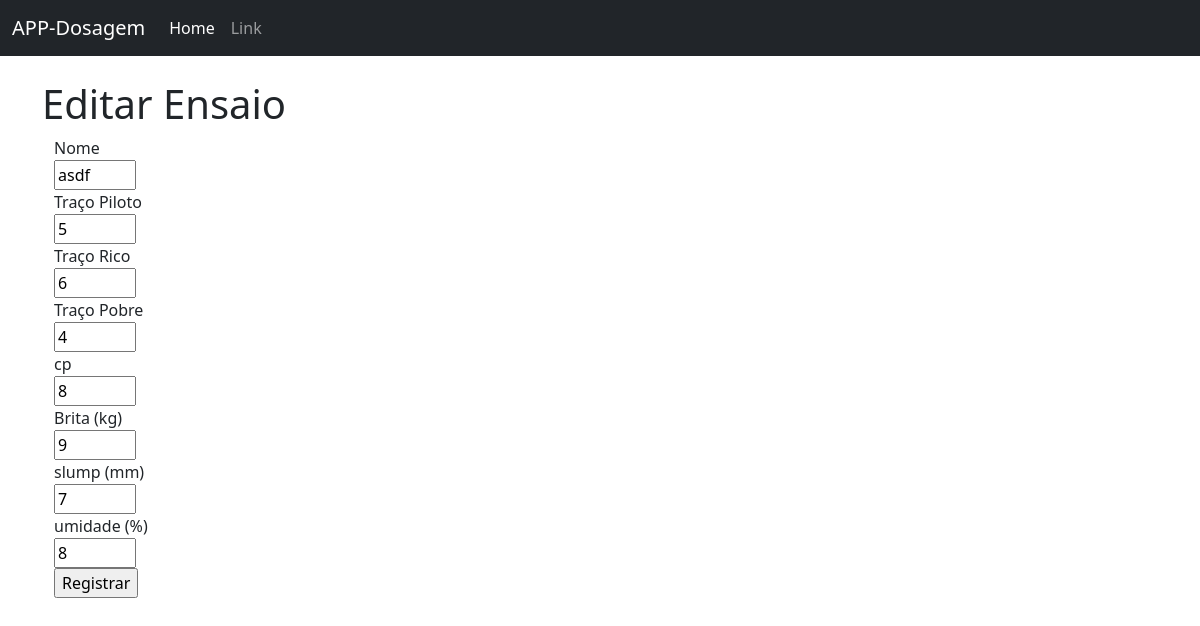
/editar_ensaio/2, run on the app's committed database.
### hello.py (models this page shows, shortened)
class Ensaios(db.Model):
    id = db.Column(db.Integer, primary_key=True)
    nome = db.Column(db.String(30))
    piloto = db.Column(db.Integer)
    rico = db.Column(db.Integer)
    pobre = db.Column(db.Integer)
    cp = db.Column(db.Integer)
    pesobrita = db.Column(db.Integer)
    slump = db.Column(db.Integer)
    umidade = db.Column(db.Integer)
    dosagem_piloto = db.relationship('Dosagem_piloto', backref='ensaio')
    dosagem_rico = db.relationship('Dosagem_rico', backref='ensaio')
    dosagem_pobre = db.relationship('Dosagem_pobre', backref='ensaio')

### hello.py (the view, shortened to what this page needs)
@app.route('/editar_ensaio/<int:id>', methods=['POST', 'GET'])
def editar_ensaio(id):
    form = Criar_ensaio()
    editar = Ensaios.query.get_or_404(id)
    return render_template('editar_ensaio.html', form=form, editar=editar)

### forms.py
class Criar_ensaio(FlaskForm):
    nome = StringField('Nome', validators=[DataRequired()])
    piloto = FloatField('Traço Piloto')
    rico = FloatField('Traço Rico')
    pobre = FloatField('Traço Pobre')
    cp = FloatField('cp')
    pesobrita = FloatField('Brita (kg)')
    slump = FloatField('slump (mm)')
    umidade = FloatField('umidade (%)')
    submit = SubmitField('Registrar')

### templates/editar_ensaio.html (shortened to what this page needs)
{% extends 'base.html' %}
{% block content %}
<h1>Editar Ensaio</h1>
<div class="container">
    <form method="POST">
        {{ form.nome.label }}<br>
        {{ form.nome(size=3, value=editar.nome) }}<br>
        {{ form.piloto.label }}<br>
        {{ form.piloto(size=3, value=editar.piloto) }}<br>
        {{ form.rico.label }}<br>
        {{ form.rico(size=3, value=editar.rico) }}<br>
        {{ form.pobre.label }}<br>
        {{ form.pobre(size=3, value=editar.pobre) }}<br>
        {{ form.cp.label }}<br>
        {{ form.cp(size=3, value=editar.cp) }}<br>
        {{ form.pesobrita.label }}<br>
        {{ form.pesobrita(size=3, value=editar.pesobrita) }}<br>
        {{ form.slump.label }}<br>
        {{ form.slump(size=3, value=editar.slump) }}<br>
        {{ form.umidade.label }}<br>
        {{ form.umidade(size=3, value=editar.umidade) }}<br>
        {{ form.submit }}
    </form>
</div>
{% endblock %}

### data on the page
Ensaios: nome "asdf", piloto "5", rico "6", pobre "4", cp "8", pesobrita "9", slump "7", umidade "8"
